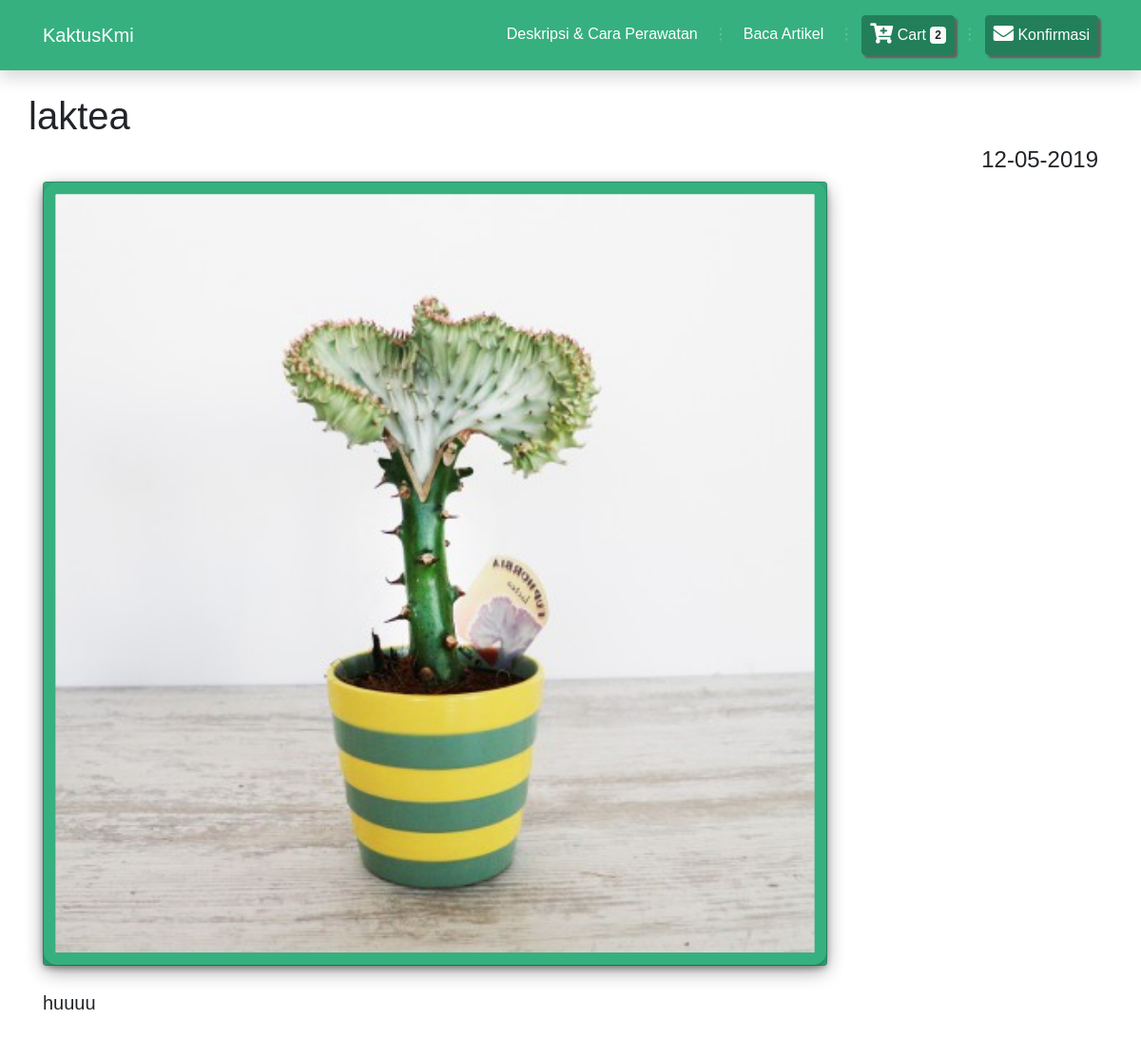
/article/artikel/15, run on the app's committed database.
### tables this page shows
CREATE TABLE `artikel` (
  `kode_artikel` int(11) NOT NULL,
  `judul` varchar(60) NOT NULL,
  `isi` text NOT NULL,
  `tanggal` int(11) NOT NULL,
  `gambar` varchar(40) NOT NULL
);

### application/controllers/Article.php (called while the page is built, shortened)
<?php
    Class Article extends CI_Controller
    {
        public function __construct(){
            $this->load->model('Article_Model');
            $this->load->library('pagination');
        }
        public function artikel($id)
        {
            $data['artikelku'] = $this->Article_Model->getByIdArtikel($id);
            $judul['judul'] = 'Artikel Kaktuskmi';
            $this->load->view('templates/header', $judul);
            $this->load->view('article/artikel', $data);
            $this->load->view('templates/footer');
        }
    }
?>

### index.php (called while the page is built, shortened)
<?php
require_once BASEPATH.'core/CodeIgniter.php';

### application/models/Article_Model.php (called while the page is built, shortened)
<?php
class Article_Model extends CI_Model
{
        public function getByIdArtikel($id){
            $this->db->select("*");
            $this->db->from("artikel");
            $this->db->where('kode_artikel', $id);
            return $this->db->get()->row();
        }
}

### application/views/article/artikel.php (the view)
<br>
  <div class="container">
        <div class="row">
           <h1><?php echo $artikelku->judul;?></h1>
        </div>
        <div class="row">
           <div class="col"><h4 style="text-align:right"><?php echo date("d-m-Y", $artikelku->tanggal);?></h4></div>
        </div>
        <div class="row">
          <div class="col-lg-9">
              <div class="card bg-dark" >
                <img src="<?php echo base_url().'gambar/'.$artikelku->gambar?>" class="img-fluid" alt="Responsive image">
              </div>
          </div>
        </div>
        <div class="row">
          <div class="col mt-4 mb-4">
          <div id="artikel">
          <?php echo $artikelku->isi;?>
          </div>
          </div>
  </div>

### assets/css/style.css (style rules this page uses)
#artikel { text-align: justify; font-size: 20px; }

### data on the page
artikel: judul "laktea", tanggal "12-05-2019", gambar (picture), isi "huuuu"
